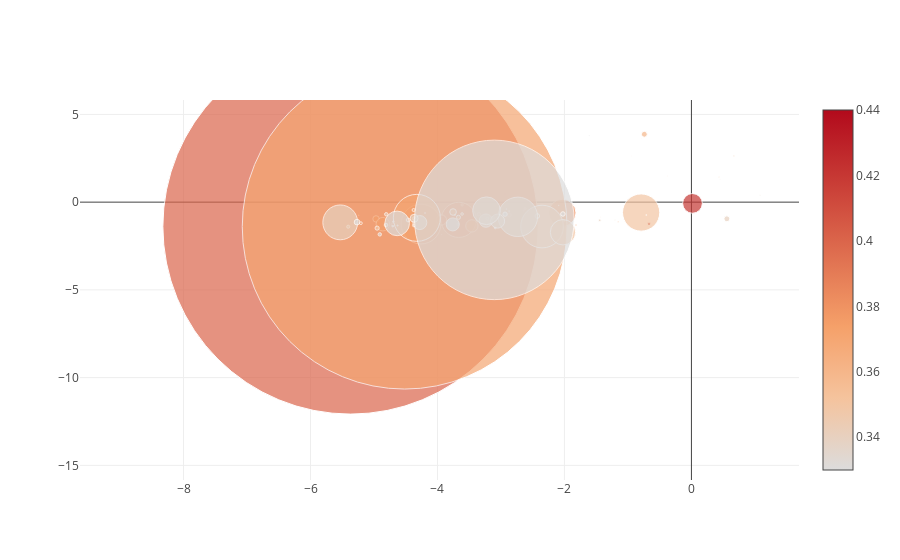

Notebook source saved alongside this figure:
### Markdown cell above
This demo Jupyter notebook allows you to test the influencer ranking system. 

You can enter single query terms, such as 'macaron' or 'charcuterie'. 

The output consists of an interactive bubble map. Each bubble represents one Instagram user profile, with the following attributes:
- position: the profile is projected from a high-dimensional semantic space onto the 2D plane for easier visualisation
- size : denotes social influence, the larger the more influent
- colour : the darker the red, the more related to the topic of interest
That best candidate has the largest bubble of the darkest colour. The balance between darkness and bubble size is a matter of choice, and can be calibrated in the system.

Hovering with the mouse over each bubble will give extra information on a user, which is also found in the table of results.

The second output is a table of results, with in order of columns
- Instagram profile id
- final_measure: this is the overall score obtained by combining the social influence score and the topic relatedness score
- likes: number of likes, taken directly from Instagram profile
- followers: number of followers, taken directly from Instagram profile
- likesperday: average likes per day over the last 300 Instagram posts

NB
The table display the best 10 profiles, while the bubble map contains the best 100.
This demo is running on 10 000 profiles.

### Code cell
mylib.launch_campaign_about('spaghetti')

### Figure 1 — Plotly figure (JSON) as saved in the notebook; plotly's stock layout.template omitted (floating-point values rounded to 4 significant figures)
{"data": [{"marker": {"color": [0.44, 0.43, 0.42, 0.42, 0.42, 0.41, 0.41, 0.41, 0.41, 0.41, 0.41, 0.4, 0.4, 0.4, 0.4, 0.4, 0.4, 0.4, 0.39, 0.39, 0.39, 0.39, 0.39, 0.38, 0.38, 0.38, 0.38, 0.38, 0.38, 0.38, 0.38, 0.38, 0.38, 0.38, 0.38, 0.37, 0.37, 0.37, 0.37, 0.37, 0.37, 0.37, 0.37, 0.37, 0.37, 0.36, 0.36, 0.36, 0.36, 0.36, 0.36, 0.36, 0.36, 0.36, 0.36, 0.36, 0.36, 0.36, 0.35, 0.35, 0.35, 0.35, 0.35, 0.35, 0.35, 0.35, 0.35, 0.35, 0.35, 0.35, 0.35, 0.35, 0.34, 0.34, 0.34, 0.34, 0.34, 0.34, 0.34, 0.34, 0.34, 0.34, 0.34, 0.34, 0.34, 0.34, 0.34, 0.34, 0.34, 0.34, 0.33, 0.33, 0.33, 0.33, 0.33, 0.33, 0.33, 0.33, 0.33, 0.33], "showscale": true, "size": [1.165, 1.447, 0.1469, 19.76, 3.534, 0.3184, 0.6499, 1.892, 0.7338, 0.8445, 0.8917, 0.681, 375.3, 35.15, 0.401, 10.12, 2.252, 0.8842, 39.77, 1.336, 3.373, 0.1626, 0.6524, 0.382, 3.903, 1.99, 2.131, 6.463, 0.87, 13.53, 3.435, 0.9087, 1.097, 12.36, 27.27, 324.8, 2.773, 1.401, 1.137, 2.073, 2.684, 46.99, 0.9411, 2.516, 1.422, 1.685, 1.022, 1.398, 4.144, 3.101, 0.787, 2.651, 6.632, 1.263, 0.62, 0.6399, 5.924, 3.75, 42.67, 0.5949, 2.697, 4.578, 0.9289, 4.162, 37.24, 1.696, 1.06, 3.606, 25.39, 3.067, 0.3915, 1.004, 5.926, 3.46, 0.4806, 39.43, 3.597, 13.98, 1.641, 2.586, 0.8313, 34.8, 7.925, 13.23, 14.03, 27.69, 1.265, 0.4535, 1.008, 0.3618, 1.423, 0.6009, 5.647, 4.327, 13.05, 0.164, 3.465, 24.62, 159.5, 4.516]}, "mode": "markers", "text": ["instagram URL: http://instagram.com/web/friendships/2286272232/follow/<br>instagram ID: 2286272232<br>final measure: 0.44<br>likes: 12310<br>followers: 394<br>likesperday: 28.0<br>", "instagram URL: http://instagram.com/web/friendships/4775323948/follow/<br>instagram ID: 4775323948<br>final measure: 0.43<br>likes: 9104<br>followers: 426<br>likesperday: 54.0<br>", "instagram URL: http://instagram.com/web/friendships/4872098527/follow/<br>instagram ID: 4872098527<br>final measure: 0.42<br>likes: 985<br>followers: 438<br>likesperday: 5.0<br>", "instagram URL: http://instagram.com/web/friendships/3555000732/follow/<br>instagram ID: 3555000732<br>final measure: 0.42<br>likes: 21896<br>followers: 20970<br>likesperday: 85.0<br>", "instagram URL: http://instagram.com/web/friendships/1833505808/follow/<br>instagram ID: 1833505808<br>final measure: 0.42<br>likes: 29951<br>followers: 970<br>likesperday: 43.0<br>", "instagram URL: http://instagram.com/web/friendships/863432690/follow/<br>instagram ID: 863432690<br>final measure: 0.41<br>likes: 5336<br>followers: 475<br>likesperday: 4.0<br>", "instagram URL: http://instagram.com/web/friendships/55767322/follow/<br>instagram ID: 55767322<br>final measure: 0.41<br>likes: 8334<br>followers: 362<br>likesperday: 14.0<br>", "instagram URL: http://instagram.com/web/friendships/3124828732/follow/<br>instagram ID: 3124828732<br>final measure: 0.41<br>likes: 10812<br>followers: 1743<br>likesperday: 19.0<br>", "instagram URL: http://instagram.com/web/friendships/3628095300/follow/<br>instagram ID: 3628095300<br>final measure: 0.41<br>likes: 4931<br>followers: 910<br>likesperday: 12.0<br>", "instagram URL: http://instagram.com/web/friendships/3161467688/follow/<br>instagram ID: 3161467688<br>final measure: 0.41<br>likes: 7591<br>followers: 671<br>likesperday: 14.0<br>", "instagram URL: http://instagram.com/web/friendships/1970641110/follow/<br>instagram ID: 1970641110<br>final measure: 0.41<br>likes: 11550<br>followers: 459<br>likesperday: 15.0<br>", "instagram URL: http://instagram.com/web/friendships/4318223424/follow/<br>instagram ID: 4318223424<br>final measure: 0.4<br>likes: 5246<br>followers: 260<br>likesperday: 34.0<br>", "instagram URL: http://instagram.com/web/friendships/550862816/follow/<br>instagram ID: 550862816<br>final measure: 0.4<br>likes: 435683<br>followers: 29155<br>likesperday: 1109.0<br>", "instagram URL: http://instagram.com/web/friendships/2714065319/follow/<br>instagram ID: 2714065319<br>final measure: 0.4<br>likes: 73253<br>followers: 12779<br>likesperday: 132.0<br>", "instagram URL: http://instagram.com/web/friendships/1680873411/follow/<br>instagram ID: 1680873411<br>final measure: 0.4<br>likes: 3470<br>followers: 309<br>likesperday: 15.0<br>", "instagram URL: http://instagram.com/web/friendships/177173101/follow/<br>instagram ID: 177173101<br>final measure: 0.4<br>likes: 36527<br>followers: 2354<br>likesperday: 119.0<br>", "instagram URL: http://instagram.com/web/friendships/1560782533/follow/<br>instagram ID: 1560782533<br>final measure: 0.4<br>likes: 13760<br>followers: 970<br>likesperday: 38.0<br>", "instagram URL: http://instagram.com/web/friendships/222911336/follow/<br>instagram ID: 222911336<br>final measure: 0.4<br>likes: 12124<br>followers: 403<br>likesperday: 16.0<br>", "instagram URL: http://instagram.com/web/friendships/5565677408/follow/<br>instagram ID: 5565677408<br>final measure: 0.39<br>likes: 46845<br>followers: 8338<br>likesperday: 405.0<br>", "instagram URL: http://instagram.com/web/friendships/450014318/follow/<br>instagram ID: 450014318<br>final measure: 0.39<br>likes: 12776<br>followers: 341<br>likesperday: 41.0<br>", "instagram URL: http://instagram.com/web/friendships/260742555/follow/<br>instagram ID: 260742555<br>final measure: 0.39<br>likes: 14980<br>followers: 678<br>likesperday: 112.0<br>", "instagram URL: http://instagram.com/web/friendships/3988575379/follow/<br>instagram ID: 3988575379<br>final measure: 0.39<br>likes: 1627<br>followers: 271<br>likesperday: 6.0<br>", "instagram URL: http://instagram.com/web/friendships/3500062985/follow/<br>instagram ID: 3500062985<br>final measure: 0.39<br>likes: 6323<br>followers: 374<br>likesperday: 18.0<br>", "instagram URL: http://instagram.com/web/friendships/1522734717/follow/<br>instagram ID: 1522734717<br>final measure: 0.38<br>likes: 3634<br>followers: 1004<br>likesperday: 4.0<br>", "instagram URL: http://instagram.com/web/friendships/5609349054/follow/<br>instagram ID: 5609349054<br>final measure: 0.38<br>likes: 18718<br>followers: 612<br>likesperday: 133.0<br>", "instagram URL: http://instagram.com/web/friendships/1960942136/follow/<br>instagram ID: 1960942136<br>final measure: 0.38<br>likes: 10733<br>followers: 615<br>likesperday: 60.0<br>", "instagram URL: http://instagram.com/web/friendships/4026664047/follow/<br>instagram ID: 4026664047<br>final measure: 0.38<br>likes: 14143<br>followers: 434<br>likesperday: 74.0<br>", "instagram URL: http://instagram.com/web/friendships/3236337977/follow/<br>instagram ID: 3236337977<br>final measure: 0.38<br>likes: 27370<br>followers: 2312<br>likesperday: 66.0<br>", "instagram URL: http://instagram.com/web/friendships/1509964861/follow/<br>instagram ID: 1509964861<br>final measure: 0.38<br>likes: 7242<br>followers: 1742<br>likesperday: 6.0<br>", "instagram URL: http://instagram.com/web/friendships/35525377/follow/<br>instagram ID: 35525377<br>final measure: 0.38<br>likes: 34813<br>followers: 7962<br>likesperday: 66.0<br>", "instagram URL: http://instagram.com/web/friendships/3526270187/follow/<br>instagram ID: 3526270187<br>final measure: 0.38<br>likes: 14993<br>followers: 2315<br>likesperday: 34.0<br>", "instagram URL: http://instagram.com/web/friendships/2996122784/follow/<br>instagram ID: 2996122784<br>final measure: 0.38<br>likes: 5492<br>followers: 537<br>likesperday: 28.0<br>", "instagram URL: http://instagram.com/web/friendships/742007533/follow/<br>instagram ID: 742007533<br>final measure: 0.38<br>likes: 12059<br>followers: 384<br>likesperday: 26.0<br>", "instagram URL: http://instagram.com/web/friendships/642716587/follow/<br>instagram ID: 642716587<br>final measure: 0.38<br>likes: 51149<br>followers: 1965<br>likesperday: 152.0<br>", "instagram URL: http://instagram.com/web/friendships/231581566/follow/<br>instagram ID: 231581566<br>final measure: 0.38<br>likes: 65842<br>followers: 5761<br>likesperday: 196.0<br>", "instagram URL: http://instagram.com/web/friendships/49407006/follow/<br>instagram ID: 49407006<br>final measure: 0.37<br>likes: 356517<br>followers: 19885<br>likesperday: 1488.0<br>", "instagram URL: http://instagram.com/web/friendships/2304800847/follow/<br>instagram ID: 2304800847<br>final measure: 0.37<br>likes: 19039<br>followers: 603<br>likesperday: 67.0<br>", "instagram URL: http://instagram.com/web/friendships/216393982/follow/<br>instagram ID: 216393982<br>final measure: 0.37<br>likes: 14283<br>followers: 382<br>likesperday: 36.0<br>", "instagram URL: http://instagram.com/web/friendships/22176722/follow/<br>instagram ID: 22176722<br>final measure: 0.37<br>likes: 12500<br>followers: 398<br>likesperday: 26.0<br>", "instagram URL: http://instagram.com/web/friendships/705677069/follow/<br>instagram ID: 705677069<br>final measure: 0.37<br>likes: 19742<br>followers: 1037<br>likesperday: 21.0<br>", "instagram URL: http://instagram.com/web/friendships/2680637259/follow/<br>instagram ID: 2680637259<br>final measure: 0.37<br>likes: 20108<br>followers: 1194<br>likesperday: 30.0<br>", "instagram URL: http://instagram.com/web/friendships/387082399/follow/<br>instagram ID: 387082399<br>final measure: 0.37<br>likes: 77807<br>followers: 13912<br>likesperday: 204.0<br>", "instagram URL: http://instagram.com/web/friendships/1143428611/follow/<br>instagram ID: 1143428611<br>final measure: 0.37<br>likes: 8748<br>followers: 405<br>likesperday: 25.0<br>", "instagram URL: http://instagram.com/web/friendships/2079697287/follow/<br>instagram ID: 2079697287<br>final measure: 0.37<br>likes: 19580<br>followers: 490<br>likesperday: 66.0<br>", "instagram URL: http://instagram.com/web/friendships/205341139/follow/<br>instagram ID: 205341139<br>final measure: 0.37<br>likes: 18914<br>followers: 509<br>likesperday: 21.0<br>", "instagram URL: http://instagram.com/web/friendships/2201514904/follow/<br>instagram ID: 2201514904<br>final measure: 0.36<br>likes: 17107<br>followers: 332<br>likesperday: 50.0<br>", "instagram URL: http://instagram.com/web/friendships/6155966/follow/<br>instagram ID: 6155966<br>final measure: 0.36<br>likes: 12280<br>followers: 370<br>likesperday: 23.0<br>", "instagram URL: http://instagram.com/web/friendships/2150666103/follow/<br>instagram ID: 2150666103<br>final measure: 0.36<br>likes: 11739<br>followers: 832<br>likesperday: 20.0<br>", "instagram URL: http://instagram.com/web/friendships/2138892393/follow/<br>instagram ID: 2138892393<br>final measure: 0.36<br>likes: 27005<br>followers: 1987<br>likesperday: 32.0<br>", "instagram URL: http://instagram.com/web/friendships/10445303/follow/<br>instagram ID: 10445303<br>final measure: 0.36<br>likes: 17104<br>followers: 1442<br>likesperday: 39.0<br>", "instagram URL: http://instagram.com/web/friendships/1825508265/follow/<br>instagram ID: 1825508265<br>final measure: 0.36<br>likes: 9769<br>followers: 317<br>likesperday: 20.0<br>", "instagram URL: http://instagram.com/web/friendships/4364143025/follow/<br>instagram ID: 4364143025<br>final measure: 0.36<br>likes: 7500<br>followers: 689<br>likesperday: 136.0<br>", "instagram URL: http://instagram.com/web/friendships/180180581/follow/<br>instagram ID: 180180581<br>final measure: 0.36<br>likes: 22514<br>followers: 2873<br>likesperday: 68.0<br>", "instagram URL: http://instagram.com/web/friendships/716172640/follow/<br>instagram ID: 716172640<br>final measure: 0.36<br>likes: 11595<br>followers: 917<br>likesperday: 15.0<br>", "instagram URL: http://instagram.com/web/friendships/2997824451/follow/<br>instagram ID: 2997824451<br>final measure: 0.36<br>likes: 6185<br>followers: 565<br>likesperday: 11.0<br>", "instagram URL: http://instagram.com/web/friendships/4219759255/follow/<br>instagram ID: 4219759255<br>final measure: 0.36<br>likes: 2601<br>followers: 1312<br>likesperday: 12.0<br>", "instagram URL: http://instagram.com/web/friendships/2323457553/follow/<br>instagram ID: 2323457553<br>final measure: 0.36<br>likes: 26018<br>followers: 2075<br>likesperday: 65.0<br>", "instagram URL: http://instagram.com/web/friendships/3949628454/follow/<br>instagram ID: 3949628454<br>final measure: 0.36<br>likes: 24663<br>followers: 983<br>likesperday: 58.0<br>", "instagram URL: http://instagram.com/web/friendships/1671399535/follow/<br>instagram ID: 1671399535<br>final measure: 0.35<br>likes: 119551<br>followers: 6955<br>likesperday: 219.0<br>", "instagram URL: http://instagram.com/web/friendships/2128802058/follow/<br>instagram ID: 2128802058<br>final measure: 0.35<br>likes: 6945<br>followers: 637<br>likesperday: 8.0<br>", "instagram URL: http://instagram.com/web/friendships/3051348627/follow/<br>instagram ID: 3051348627<br>final measure: 0.35<br>likes: 16989<br>followers: 808<br>likesperday: 53.0<br>", "instagram URL: http://instagram.com/web/friendships/25614228/follow/<br>instagram ID: 25614228<br>final measure: 0.35<br>likes: 18565<br>followers: 1946<br>likesperday: 58.0<br>", "instagram URL: http://instagram.com/web/friendships/1781891463/follow/<br>instagram ID: 1781891463<br>final measure: 0.35<br>likes: 7569<br>followers: 1425<br>likesperday: 8.0<br>", "instagram URL: http://instagram.com/web/friendships/3102591805/follow/<br>instagram ID: 3102591805<br>final measure: 0.35<br>likes: 26132<br>followers: 1105<br>likesperday: 60.0<br>", "instagram URL: http://instagram.com/web/friendships/958522903/follow/<br>instagram ID: 958522903<br>final measure: 0.35<br>likes: 161389<br>followers: 3704<br>likesperday: 232.0<br>", "instagram URL: http://instagram.com/web/friendships/228741846/follow/<br>instagram ID: 228741846<br>final measure: 0.35<br>likes: 14723<br>followers: 849<br>likesperday: 23.0<br>", "instagram URL: http://instagram.com/web/friendships/4325390/follow/<br>instagram ID: 4325390<br>final measure: 0.35<br>likes: 11499<br>followers: 296<br>likesperday: 33.0<br>", "instagram URL: http://instagram.com/web/friendships/3520620670/follow/<br>instagram ID: 3520620670<br>final measure: 0.35<br>likes: 19865<br>followers: 1259<br>likesperday: 52.0<br>", "instagram URL: http://instagram.com/web/friendships/457821339/follow/<br>instagram ID: 457821339<br>final measure: 0.35<br>likes: 81986<br>followers: 2368<br>likesperday: 332.0<br>", "instagram URL: http://instagram.com/web/friendships/1791529568/follow/<br>instagram ID: 1791529568<br>final measure: 0.35<br>likes: 18045<br>followers: 389<br>likesperday: 134.0<br>", "instagram URL: http://instagram.com/web/friendships/657254779/follow/<br>instagram ID: 657254779<br>final measure: 0.35<br>likes: 7258<br>followers: 264<br>likesperday: 8.0<br>", "instagram URL: http://instagram.com/web/friendships/1457797576/follow/<br>instagram ID: 1457797576<br>final measure: 0.35<br>likes: 9721<br>followers: 942<br>likesperday: 11.0<br>", "instagram URL: http://instagram.com/web/friendships/5364185/follow/<br>instagram ID: 5364185<br>final measure: 0.34<br>likes: 15176<br>followers: 1897<br>likesperday: 122.0<br>", "instagram URL: http://instagram.com/web/friendships/406695329/follow/<br>instagram ID: 406695329<br>final measure: 0.34<br>likes: 13775<br>followers: 2997<br>likesperday: 29.0<br>", "instagram URL: http://instagram.com/web/friendships/4110452225/follow/<br>instagram ID: 4110452225<br>final measure: 0.34<br>likes: 4282<br>followers: 415<br>likesperday: 13.0<br>", "instagram URL: http://instagram.com/web/friendships/2250478118/follow/<br>instagram ID: 2250478118<br>final measure: 0.34<br>likes: 49495<br>followers: 11257<br>likesperday: 279.0<br>", "instagram URL: http://instagram.com/web/friendships/1427377504/follow/<br>instagram ID: 1427377504<br>final measure: 0.34<br>likes: 20282<br>followers: 2363<br>likesperday: 27.0<br>", "instagram URL: http://instagram.com/web/friendships/16095281/follow/<br>instagram ID: 16095281<br>final measure: 0.34<br>likes: 41073<br>followers: 4623<br>likesperday: 103.0<br>", "instagram URL: http://instagram.com/web/friendships/1795985734/follow/<br>instagram ID: 1795985734<br>final measure: 0.34<br>likes: 20394<br>followers: 629<br>likesperday: 21.0<br>", "instagram URL: http://instagram.com/web/friendships/1330693715/follow/<br>instagram ID: 1330693715<br>final measure: 0.34<br>likes: 17215<br>followers: 793<br>likesperday: 49.0<br>", "instagram URL: http://instagram.com/web/friendships/3012022771/follow/<br>instagram ID: 3012022771<br>final measure: 0.34<br>likes: 9409<br>followers: 408<br>likesperday: 18.0<br>", "instagram URL: http://instagram.com/web/friendships/1700279093/follow/<br>instagram ID: 1700279093<br>final measure: 0.34<br>likes: 74179<br>followers: 9119<br>likesperday: 179.0<br>", "instagram URL: http://instagram.com/web/friendships/4021753258/follow/<br>instagram ID: 4021753258<br>final measure: 0.34<br>likes: 51541<br>followers: 967<br>likesperday: 126.0<br>", "instagram URL: http://instagram.com/web/friendships/269117414/follow/<br>instagram ID: 269117414<br>final measure: 0.34<br>likes: 59023<br>followers: 3189<br>likesperday: 93.0<br>", "instagram URL: http://instagram.com/web/friendships/2097915760/follow/<br>instagram ID: 2097915760<br>final measure: 0.34<br>likes: 45284<br>followers: 2976<br>likesperday: 146.0<br>", "instagram URL: http://instagram.com/web/friendships/1036903865/follow/<br>instagram ID: 1036903865<br>final measure: 0.34<br>likes: 57014<br>followers: 6592<br>likesperday: 204.0<br>", "instagram URL: http://instagram.com/web/friendships/1521894192/follow/<br>instagram ID: 1521894192<br>final measure: 0.34<br>likes: 9496<br>followers: 1405<br>likesperday: 12.0<br>", "instagram URL: http://instagram.com/web/friendships/274225376/follow/<br>instagram ID: 274225376<br>final measure: 0.34<br>likes: 5533<br>followers: 531<br>likesperday: 7.0<br>", "instagram URL: http://instagram.com/web/friendships/3020994167/follow/<br>instagram ID: 3020994167<br>final measure: 0.34<br>likes: 11455<br>followers: 422<br>likesperday: 21.0<br>", "instagram URL: http://instagram.com/web/friendships/3606155672/follow/<br>instagram ID: 3606155672<br>final measure: 0.34<br>likes: 5016<br>followers: 261<br>likesperday: 10.0<br>", "instagram URL: http://instagram.com/web/friendships/5051864920/follow/<br>instagram ID: 5051864920<br>final measure: 0.33<br>likes: 7297<br>followers: 895<br>likesperday: 31.0<br>", "instagram URL: http://instagram.com/web/friendships/3194270497/follow/<br>instagram ID: 3194270497<br>final measure: 0.33<br>likes: 7046<br>followers: 427<br>likesperday: 12.0<br>", "instagram URL: http://instagram.com/web/friendships/2005738262/follow/<br>instagram ID: 2005738262<br>final measure: 0.33<br>likes: 31425<br>followers: 2899<br>likesperday: 35.0<br>", "instagram URL: http://instagram.com/web/friendships/1585964108/follow/<br>instagram ID: 1585964108<br>final measure: 0.33<br>likes: 26297<br>followers: 1978<br>likesperday: 36.0<br>", "instagram URL: http://instagram.com/web/friendships/4929212592/follow/<br>instagram ID: 4929212592<br>final measure: 0.33<br>likes: 32977<br>followers: 1138<br>likesperday: 454.0<br>", "instagram URL: http://instagram.com/web/friendships/3307745090/follow/<br>instagram ID: 3307745090<br>final measure: 0.33<br>likes: 2037<br>followers: 330<br>likesperday: 4.0<br>", "instagram URL: http://instagram.com/web/friendships/1689554515/follow/<br>instagram ID: 1689554515<br>final measure: 0.33<br>likes: 31367<br>followers: 589<br>likesperday: 65.0<br>", "instagram URL: http://instagram.com/web/friendships/1472918108/follow/<br>instagram ID: 1472918108<br>final measure: 0.33<br>likes: 120690<br>followers: 2512<br>likesperday: 200.0<br>", "instagram URL: http://instagram.com/web/friendships/183366482/follow/<br>instagram ID: 183366482<br>final measure: 0.33<br>likes: 124594<br>followers: 29546<br>likesperday: 691.0<br>", "instagram URL: http://instagram.com/web/friendships/5352094041/follow/<br>instagram ID: 5352094041<br>final measure: 0.33<br>likes: 13506<br>followers: 2435<br>likesperday: 62.0<br>"], "type": "scatter", "x": [-2.938, -3.769, -1.721, 0.01692, -0.668, -4.321, -2.963, -2.917, -2.099, -4.526, -4.689, -4.25, -5.369, -3.665, -3.935, -3.935, -3.612, -2.642, -4.26, -3.245, -4.702, -4.788, -5.24, -2.938, -2.869, -2.62, -3.679, -4.967, -3.055, -4.861, -3.347, -3.103, -1.949, -3.458, -2.032, -4.517, -5.206, -1.153, -3.201, -1.818, -3.215, -4.325, -3.725, -3.612, -2.007, -3.09, -2.871, -4.696, -3.67, -4.375, -2.914, -4.373, -3.754, 0.433, -0.3808, -1.433, -0.7418, -4.462, -2.353, -4.196, -3.124, -2.427, -0.7863, -4.95, -0.7922, 0.6697, -4.628, -4.811, -2.023, -5.406, -2.088, -0.7107, 0.5583, -4.806, -0.9397, -2.734, -4.366, -4.278, -4.704, -1.444, -5.275, -5.531, -4.368, -3.237, -3.053, -3.228, 1.081, 0.4512, -1.203, 0.9858, -1.606, -2.045, -5.267, -2.935, -3.759, -0.2095, -4.909, -4.635, -3.104, -2.024], "y": [0.4387, -0.4729, -1.033, -0.07055, -1.236, -1.324, -0.8413, -1.013, -1.108, -0.9193, -1.252, -1.232, -1.383, -1.008, -1.856, -1.016, -0.1583, -0.4859, -1.248, -0.7366, -1.286, -1.119, -0.7523, -0.9553, -0.7319, -0.3603, -1.256, -0.9556, -0.9697, -1.256, -0.6911, -1.423, -1.23, -1.354, -0.6096, -1.397, -1.197, -1.119, -0.9248, -1.306, -0.9423, -0.8954, -0.7315, -0.674, -1.05, -1.472, -0.5134, -1.108, -0.8641, -0.4486, -0.3936, -1.327, -0.5608, 1.427, 1.485, -0.8514, 3.869, -1.017, -1.391, -0.6192, -0.8969, -0.7912, 3.636, -1.48, -0.5907, 2.637, -1.332, -1.305, -1.715, -1.4, -0.1874, -0.7336, -0.9494, -0.6909, 2.635, -0.8369, -0.9323, -1.163, -1.365, -1.031, -1.189, -1.153, -0.9196, -1.052, -1.08, -0.4896, 0.383, 1.32, -1.02, 2.784, 3.784, -0.7554, -1.139, -0.6853, -1.27, 4.568, -1.836, -1.21, -1.01, -0.6743]}], "layout": {}}
